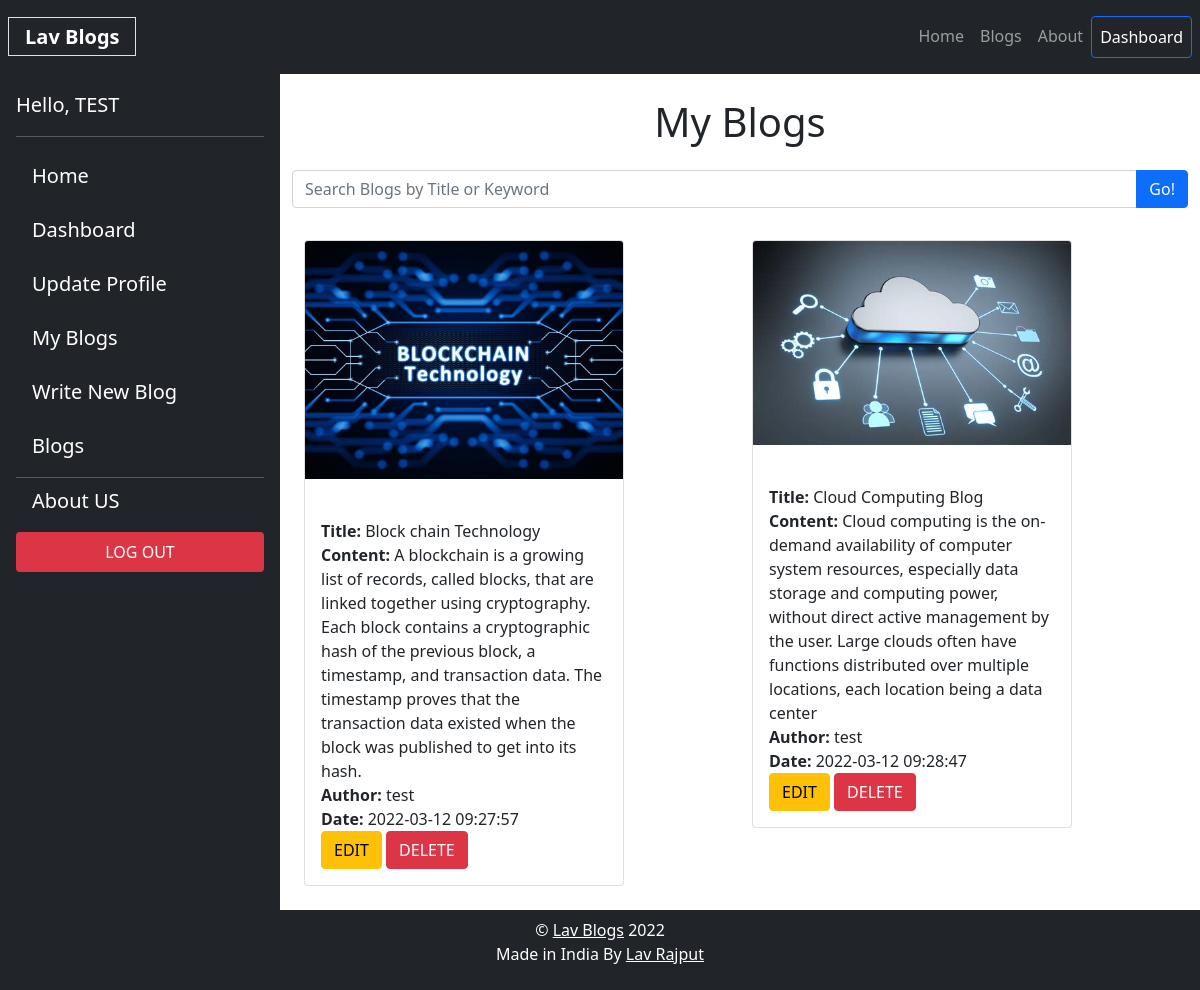
Screenshot of /myBlogs.php (signed in) with the database file from the repository.
### tables this page shows
CREATE TABLE `blogs` (
  `bid` int(10) UNSIGNED NOT NULL,
  `btitle` varchar(255) NOT NULL,
  `bcontent` varchar(10000) NOT NULL,
  `bimg` varchar(255) NOT NULL,
  `uid` int(11) NOT NULL,
  `bdate` timestamp NOT NULL DEFAULT current_timestamp()
);

CREATE TABLE `users` (
  `uid` int(10) UNSIGNED NOT NULL,
  `name` varchar(255) NOT NULL,
  `email` varchar(255) NOT NULL,
  `phone` int(15) NOT NULL,
  `password` varchar(255) NOT NULL,
  `role` tinyint(1) NOT NULL DEFAULT 2
);

### includes/database.php (called while the page is built, shortened)
<?php
	$tblUsers = "users";
	$tblBlogs = "blogs";
?>

### myBlogs.php (the view, shortened to what this page needs)
<?php
require_once ('includes/header.php');
require_once ('includes/database.php');
if($isLoggedIn){
  $query_str = "SELECT * FROM $tblBlogs WHERE uid = '$uid'";
  $result = mysqli_query($conn,$query_str);
  $blogs = mysqli_fetch_all($result, MYSQLI_ASSOC);
}else{
  header("Location: index.php");
}
?>
<div class="container-fluid d-flex p-0">
<?php include('includes/sidebar.php') ?>
	<div class="container wrapper">
	<h1 class="text-center my-4">My Blogs</h1>
	<?php if(count($blogs) > 0) { ?>
		<div class="row my-2">
			<div class="col-xs-4 col-xs-offset-8">
				<form action="searchblogs.php" method="get" class="form-inline search-form" role="form">
					<div class="input-group">
						<input type="text" name="title_or_keyword" placeholder="Search Blogs by Title or Keyword" id="blogSearch" class="form-control"/>
						<button type="submit" class="btn btn-primary">Go!</button>
					</div>
				</form>
			</div>
		</div>
  <div class="blog-list">
			<div class="row mx-auto">
				<?php	foreach($blogs as $blog): ?>
					<div class="col my-4 md-3">
            <div class="card" style="width: 20rem;">
              <img src="<?php echo $blog['bimg']?>" class="card-img-top img-thunbnail" alt="blog_image">
              <div class="card-body">
                <p class="card-text">
                  <?php
                  $authorId = $blog['uid'];
                  $query_str2 = "SELECT * FROM $tblUsers WHERE uid = '$authorId'";
                  $result = mysqli_query($conn, $query_str2);
                  $author = mysqli_fetch_assoc($result);
                  ?> <br />
                  <strong>Title:</strong> <?php echo $blog['btitle'];?> <br />
                  <strong>Content:</strong> <?php echo $blog['bcontent'];?> <br />
                  <strong>Author:</strong> <?php echo $author['name'];?> <br />
									<strong>Date:</strong> <?php echo $blog['bdate'];?> <br />
                  <a href="editblog.php?id=<?php echo $blog['bid']; ?>" class="btn btn-warning">EDIT</a>
                  <a href="deleteblog.php?id=<?php echo $blog['bid']; ?>" class="btn btn-danger">DELETE</a>
                </p>
              </div>
						</div>
					</div>
				<?php endforeach; ?>
			</div>
		</div>
			<?php }else { ?>
			<div class="container-fluid lead text-center text-danger my-4">
				<p>No blogs Available at the moment <br> Please try again later.</p>
			</div>
		<?php } ?>
	</div>
</div>
<?php include_once('includes/footer.php'); ?>

### includes/header.php (style rules this page uses)
* { margin: 0; padding: 0; box-sizing: border-box; }

### rows the page displays
blogs: bimg (picture), btitle "Block chain Technology", bcontent "A blockchain is a growing list of records, called blocks, that are linked together using cryptography. Each block contains a cryptographic hash of the previous block, a timestamp, and transaction data. The timestamp proves that the transaction data existed when the block was published to get into its hash.", uid.name "test", bdate "2022-03-12 09:27:57"
blogs: bimg (picture), btitle "Cloud Computing Blog", bcontent "Cloud computing is the on-demand availability of computer system resources, especially data storage and computing power, without direct active management by the user. Large clouds often have functions distributed over multiple locations, each location being a data center", uid.name "test", bdate "2022-03-12 09:28:47"

### other values shown
$name "TEST"
